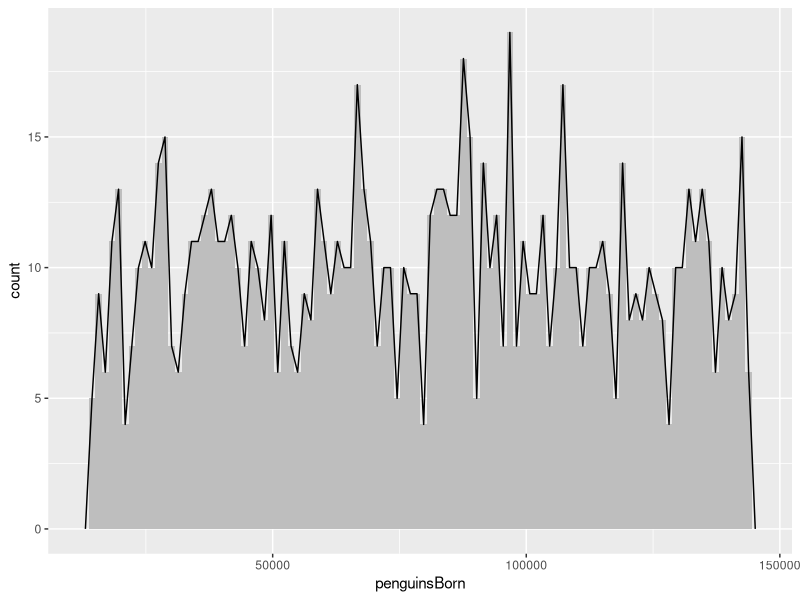
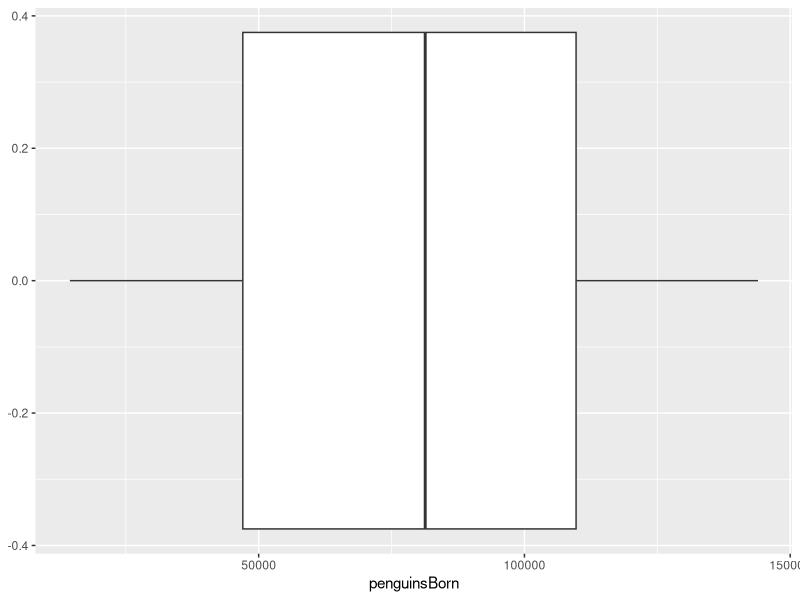
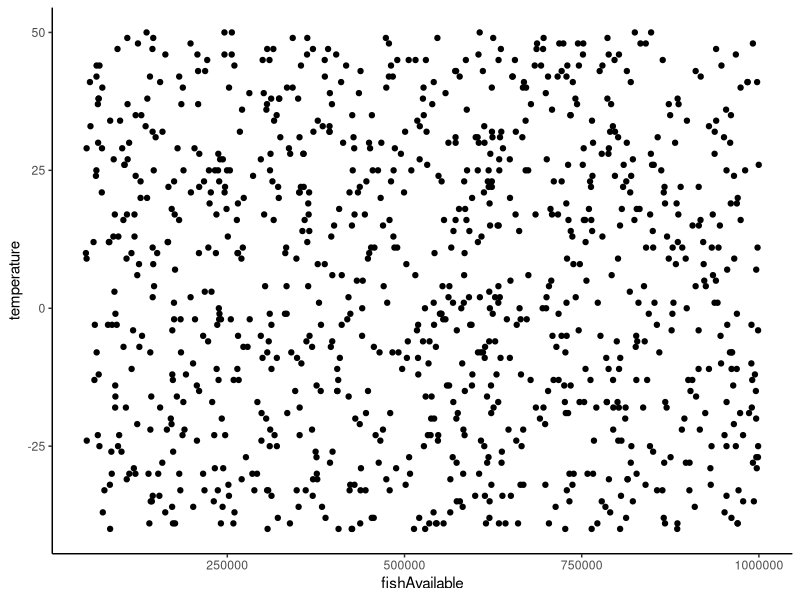

The R source for these figures, in order:
## ---- chunk 1
# number of observational variables(n) : 1000

# set.seed(n) ensure that all of our number are at the same location
set.seed(137)
# rnorm(1) 

# create a data set
penguinsBorn <- sample(14400:(14400*10), size = 1000, replace = TRUE)

# Indicator variable for year
year <- as.factor(1025:2024)
# this tells us that we have collected the data from 1025 to 2024

# Creating the variables
temperature<- sample(-40:50, 1000, replace=TRUE)#quantitative

fishAvailable<- sample(50000:1000000, 1000, replace=TRUE)#quantitative

polarbearPresence<- sample(c("yes", "no"), 1000, replace=TRUE, prob = c(.65,.35))#qualitative (yes or no); want a prob of 65 be true and 34 be false

emotionsOfPenguins<- sample(c("dangerously depressed", "very sad", "moderately sad", "neutral", "moderately happy", "very happy", "dangerously happy"), 1000, replace=TRUE)#ordinal

region<- sample(c("Southern Africa", "Oceania", "Antarctica", "South America"), 1000, replace= TRUE) #qualitative

ratioOfPenguins<- rnorm(1000, mean=.5, sd= .1) #quantitative (0=all male; 1= all female)
## ---- chunk 2
# Create a data frame
penguinsData <- cbind.data.frame(year, penguinsBorn, emotionsOfPenguins, fishAvailable, polarbearPresence, ratioOfPenguins, region, temperature)

## ---- chunk 3
# mean(dataName$columnName)
mean(penguinsData$fishAvailable)

## ---- chunk 4
# median(dataName$columnName)
median(penguinsData$fishAvailable)

## ---- chunk 5
# mode(dataName$columnName)
mode(penguinsData$fishAvailable)

# install the modeest library
library(modeest)
mfv(penguinsData$fishAvailable)
## ---- chunk 6
# using pipes
# you can summary by region as well using pipe by using 'group_by' function
library(tidyverse)
penguinsData %>%
  group_by(as.factor(region)) %>%
  summarize(meanFish = mean(fishAvailable), mediumFish = median(fishAvailable))

## ---- chunk 7
# range(dataName$columnName)
range(penguinsData$fishAvailable)

# You can calculate the range by doing this 
range(penguinsData$fishAvailable)[2] - range(penguinsData$fishAvailable)[1]

# or 

999762 - 50533 

## ---- chunk 8
# IQR(dataName$columnName)
IQR(penguinsData$fishAvailable)

## ---- chunk 9
# sd(dataName$columnName)
sd(penguinsData$fishAvailable)
## ---- chunk 10
# var(dataName$columnName) or sd(dataName$columnName)^2

var(penguinsData$fishAvailable)

# or 

sd(penguinsData$fishAvailable)^2
## ---- chunk 11
# summary(dataName$columnName)
summary(penguinsData$fishAvailable)
## ---- chunk 12
# scale(dataName$columnName) function 

scale(penguinsData$fishAvailable)
## ---- chunk 13
# mean
mean(penguinsData$penguinsBorn)

# median 
median(penguinsData$penguinsBorn)

# mode
mfv(penguinsData$penguinsBorn)


## ---- chunk 14
# zscore for temperature 
scale(penguinsData$penguinsBorn)
## ---- chunk 15
# The zscore for participant 3 is 
scale(penguinsData$penguinsBorn)[3]

# This tells us that the zscore for participant 3 is -0.06. This means that participant 3 was pretty close to the mean, about -.06 below the mean. 
## ---- chunk 16
ggplot(penguinsData, aes(penguinsBorn))+ 
  geom_histogram(fill= "grey", bins=100)+
  geom_freqpoly(bins= 100)
## ---- chunk 17
ggplot(penguinsData, aes(penguinsBorn))+ 
  geom_boxplot()

## ---- chunk 18
cor(penguinsData$fishAvailable, penguinsData$temperature)

# The correlation is -0.03. We do not have a linear relationship because it is negative.
## ---- chunk 19
cor.test(penguinsData$fishAvailable, penguinsData$temperature)

# This give that t= -1.05, df=998, p-value= 0.29, cor= -0.03
## ---- chunk 20
ggplot(penguinsData, aes(fishAvailable, temperature))+ 
  geom_point()+
  theme_classic()
## ---- chunk 21
# directional hypothesis 

cor.test(penguinsData$fishAvailable, penguinsData$temperature, alternative = "greater")

#  it states that the correlation is 0 - "true correlation is greater than 0"
## ---- chunk 22
penguinsQuant <- penguinsData %>% 
  select(fishAvailable, temperature, penguinsBorn)
cor(penguinsQuant)

# When we run the code, it shows that there's no correlation between our variables 
## ---- chunk 23
# t-test compare the average difference 

# mu is the population mean

t.test(penguinsData$temperature, mu= 0)

# When we run the code, it tells us that we did a one sample t-test. It give us the t-value, df, and p-values. The mean of the sample is 4.4

# Alternative hypothesis 
t.test(penguinsData$temperature, mu= 0, alternative = "less")
# p-value of 1 tells us the possibility of seeing our data if it is true. It tells us that we will possibly see our mean if our hypothesis is true. 

## ---- chunk 24
# The two ways to do it:
# t.test(DV ~ IV, data = dataName)
# t.test(variableName1, variableName2)

t.test(temperature ~ polarbearPresence, data= penguinsData)
# Not statistically significant because p-value = 0.99

## ---- chunk 25
t.test(temperature ~ polarbearPresence, data= penguinsData, var.equal= TRUE)

## ---- chunk 26
summary(as.factor(penguinsData$polarbearPresence))

# If they are not the same number, we can't do a peair t-test

data(sleep)
t.test(extra ~ group, data=sleep, pair= TRUE)
## ---- chunk 27

## ---- chunk 28
data(mtcars)
cor(mtcars$mpg, mtcars$hp)
## ---- chunk 29
cor.test(mtcars$disp, mtcars$mpg)
# We have a significant correlation because it say there is a true correlation
## ---- chunk 30
t.test(mpg ~ am, data= mtcars)
## ---- chunk 31
t.test(disp ~ vs, data= mtcars, alterative = "less")
# We do less than because straight engine is 1 and tells us that straight engine have 132
## ---- chunk 32

## ---- chunk 33

## ---- chunk 34

## ---- chunk 35

## ---- chunk 36

## ---- chunk 37

## ---- chunk 38

"post hoc test"

"effect size"

## ---- chunk 39
"multiple comparisons"

"effectsize"

## ---- chunk 40

## ---- chunk 41

## ---- chunk 42

## ---- chunk 43

## ---- chunk 44

## ---- chunk 45

## ---- chunk 46

## ---- chunk 47

## ---- chunk 48

## ---- chunk 49

## ---- chunk 50

## ---- chunk 51

## ---- chunk 52

## ---- chunk 53
